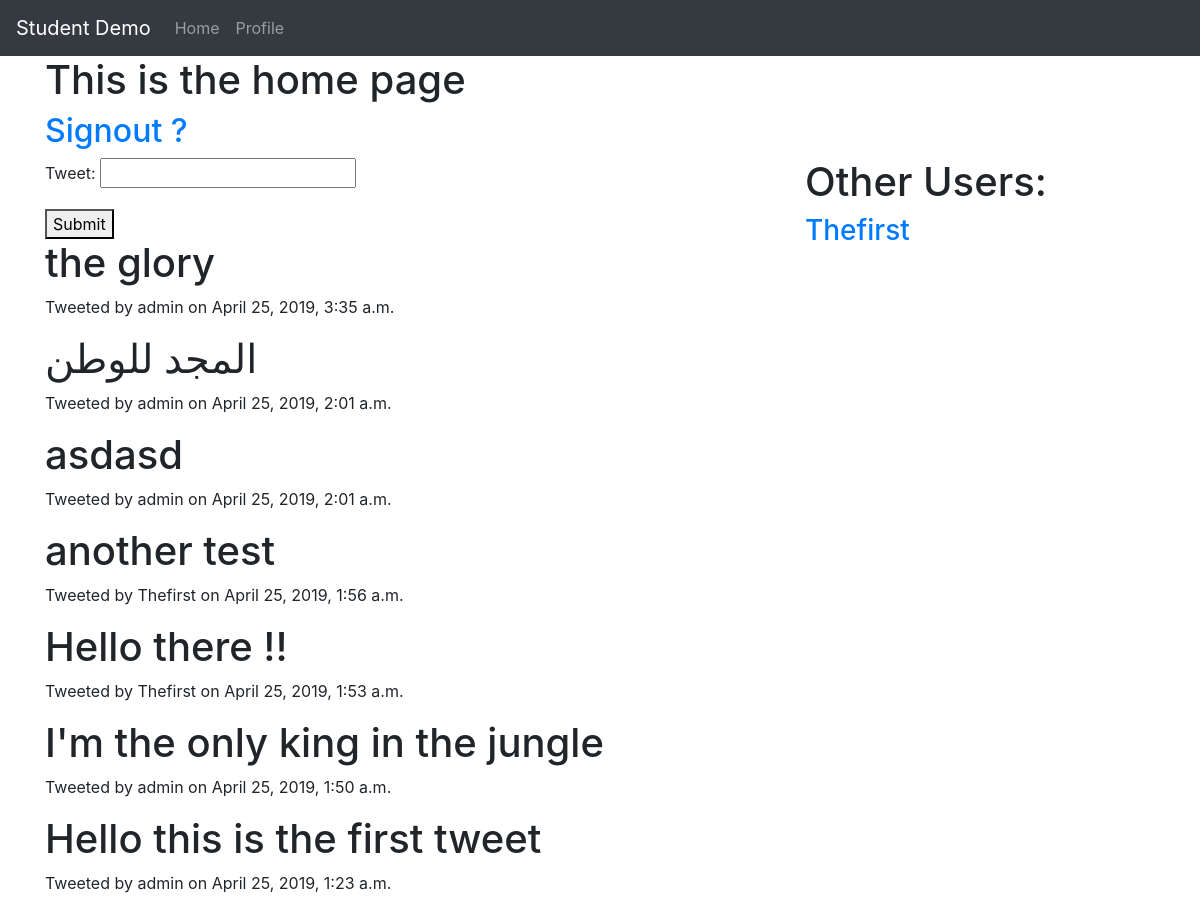
The app's page / (signed in) with its own data.
### twit/models.py (models this page shows, shortened)
class Tweet(models.Model):
    author = models.ForeignKey(User, on_delete=models.CASCADE)
    tweet = models.CharField(max_length=280)
    created = models.DateTimeField(auto_now_add=True)
    like = models.IntegerField(default=0)

### twit/views.py (the view, shortened to what this page needs)
# urls.py: 2. Add a URL to urlpatterns:  path('', views.home, name='home')
@login_required
def home(request):
    if request.method == "GET":
        form = AddTweetForm()
        tweets = Tweet.objects.all().order_by('-created')
        users = User.objects.exclude(username = request.user)
        context = {'form': form,
                   'tweet': tweets,
                   'user': users}
        return render(request, "home.html", context)

### twit/forms.py
class AddTweetForm(forms.Form):
    tweet = forms.CharField()

### twit/templates/home.html (shortened to what this page needs)
{% extends "base.html" %}
{% block content %}
    <h1>This is the home page</h1>
    <h2> <a href="{% url 'logout' %}">Signout ?</a></h2>
    <div class="row">
        <div class="col-sm-8">
            <form method="post">
                {{ form.as_p }}
                  <button type="submit">Submit</button>
            </form>
            {% for t in tweet %}
                 <h1>{{ t.tweet }}</h1>
                 <p>Tweeted by {{ t.author.username }} on {{ t.created }}</p>
             {% endfor %}
        </div>
        <div class="col-sm-4">
             <h1> Other Users: </h1>
            {% for u in user %}
                <h3> <a href="{% url 'profile_pk' pk=u.pk %}">{{ u.username }}</a></h3>
            {% endfor %}
        </div>
    </div>
{% endblock %}

### records on screen
Tweet: tweet "the glory", author.username "admin", created "April 25, 2019, 3:35 a.m."
Tweet: tweet "المجد للوطن", author.username "admin", created "April 25, 2019, 2:01 a.m."
Tweet: tweet "asdasd", author.username "admin", created "April 25, 2019, 2:01 a.m."
Tweet: tweet "another test", author.username "Thefirst", created "April 25, 2019, 1:56 a.m."
Tweet: tweet "Hello there !!", author.username "Thefirst", created "April 25, 2019, 1:53 a.m."
Tweet: tweet "I'm the only king in the jungle", author.username "admin", created "April 25, 2019, 1:50 a.m."
Tweet: tweet "Hello this is the first tweet", author.username "admin", created "April 25, 2019, 1:23 a.m."

### other values on screen
{{ u.username }} "Thefirst"
